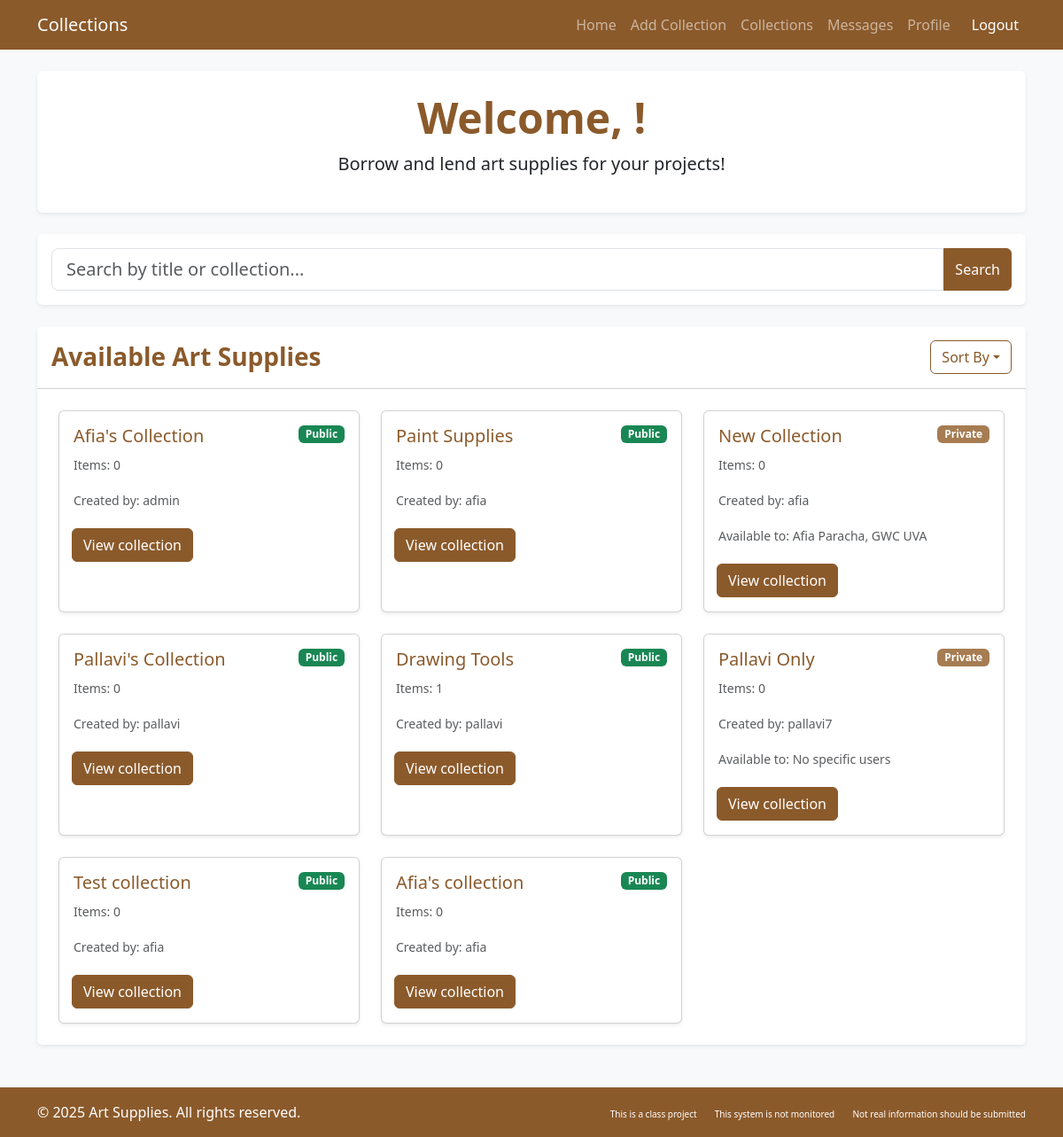
The page /artlibrary/collections/ on the database its author committed.
### artlibrary/models.py (models this page shows, shortened)
class Collection(models.Model):
    title = models.CharField(max_length=255)
    description = models.TextField(blank=True, null=True)
    num_items = models.PositiveIntegerField(default=0)
    is_public = models.BooleanField(default=True)
    users = models.ManyToManyField(CustomUser, blank=True, related_name='collections')
    added_by = models.ForeignKey(CustomUser, on_delete=models.CASCADE, related_name='created_collections', default=2)
    art_supplies = models.ManyToManyField('ArtSupply', blank=True, related_name='collections_in')
    def update_num_items(self):
        self.num_items = self.art_supplies.count()
        self.save()

class CustomUser(AbstractUser):
    profile_pic = models.ImageField(
        storage=S3Boto3Storage(),
        upload_to='profile_pics/',
        null=True,
        blank=True
    )
    date_joined = models.DateTimeField(auto_now_add=True)
    roles = (('patron', 'Patron'), ('librarian', 'Librarian'), ('anonymous', 'Anonymous'))
    user_role = models.CharField(max_length=12, choices=roles, default='patron')
    email = models.EmailField(blank=True, max_length=254, verbose_name='email address')

### artlibrary/views.py (the view)
# urls.py: path('collections/', views.collections, name='collections'),
def collections(request):
    user_role = getattr(request.user, 'user_role', None)
    if user_role == "anonymous_user":
        viewable_collections = Collection.objects.filter(is_public=True)
    else:
        viewable_collections = Collection.objects.all()
    for collection in Collection.objects.all():
        collection.update_num_items()
    query = request.GET.get('query', '')
    print(query)
    if query:
        viewable_collections = viewable_collections.filter(title__icontains=query)
    context = {
        'viewable_collections': viewable_collections,
        'query': query,
    }
    return render(request, 'artlibrary/collections.html', context)

### artlibrary/templates/artlibrary/collections.html (shortened to what this page needs)
{% load django_bootstrap5 %}
<!DOCTYPE html>
<html lang="en">
<head>
    {% bootstrap_css %}
</head>
<body class="bg-light">
    <nav class="navbar navbar-expand-lg navbar-dark bg-brown">
        <div class="container">
            <a class="navbar-brand" href="#">Collections</a>
            <div class="collapse navbar-collapse" id="navbarNav">
                <ul class="navbar-nav ms-auto">
                    <li class="nav-item"><a class="nav-link" href="{% url 'dashboard' %}">Home</a></li>
                    {% if request.user.user_role != "anonymous_user" %}
                    <li class="nav-item"><a class="nav-link" href="{% url 'add_collection' %}">Add Collection</a></li>
                    {% endif %}
                    <li class="nav-item"><a class="nav-link" href="{% url 'collections' %}">Collections</a></li>
                    <li class="nav-item"><a class="nav-link" href="#">Messages</a></li>
                    {% if request.user.user_role != "anonymous_user" %}
                    <li class="nav-item"><a class="nav-link" href="{% url 'profile' %}">Profile</a></li>
                    {% endif %}
                    <li class="nav-item">
                        <a class="nav-link btn btn-danger btn-sm text-white ms-2" href="{% url 'logout' %}">Logout</a>
                    </li>
                </ul>
            </div>
        </div>
    </nav>
    <div class="container main-content py-4">
        <div class="card border-0 shadow-sm mb-4">
            <div class="card-body text-center py-4">
                <h1 class="display-5 fw-bold text-brown">Welcome, {{ request.user.get_full_name|default:request.user.username }}!</h1>
                <p class="lead">Borrow and lend art supplies for your projects!</p>
            </div>
        </div>
<div class="card border-0 shadow-sm mb-4">
    <div class="card-body p-3">
        <form method="get" action="">
            <div class="input-group">
                <input type="text" name="query" class="form-control form-control-lg" placeholder="Search by title or collection..." value="{{ query }}">
                <button type="submit" class="btn btn-brown">Search</button>
            </div>
        </form>
    </div>
</div>
<div class="card border-0 shadow-sm mb-4">
    <div class="card-header bg-white d-flex justify-content-between align-items-center py-3">
        <h3 class="card-title text-brown fw-bold mb-0">
            {% if query %}
            Search Results for "{{ query }}"
            {% else %}
            Available Art Supplies
            {% endif %}
        </h3>
        <div class="dropdown">
            <button class="btn btn-outline-brown dropdown-toggle" type="button" data-bs-toggle="dropdown">Sort By</button>
        </div>
    </div>
    <div class="card-body p-4">
        <div class="row g-4">
            {% for collection in viewable_collections %}
            <div class="col-md-4 col-sm-6">
                <div class="card h-100 shadow-sm">
                    <div class="card-body">
                        <div class="d-flex justify-content-between align-items-start">
                            <h5 class="card-title text-brown">{{ collection.title }}</h5>
                            {% if collection.is_public %}
                            <span class="badge bg-success">Public</span>
                            {% else %}
                            <span class="badge bg-secondary">Private</span>
                            {% endif %}
                        </div>
                        <p class="card-text"><small class="text-muted">Items: {{ collection.num_items }}</small></p>
                        <p class="card-text"><small class="text-muted">Created by: {{ collection.added_by }}</small></p>
                            {% if not collection.is_public %}
                            <p class="card-text"><small class="text-muted">Available to:
                                {% for user in collection.users.all %}
                                    {{ user.get_full_name }}{% if not forloop.last %}, {% endif %}
                                {% empty %}
                                    No specific users
                                {% endfor %}
                            </small></p>
                            {% endif %}
                        <div class="row mt-3 g-2 d-flex flex-wrap">
                            <div class="col-6 g-1">
                                {% if request.user.user_role == "patron" and not collection.is_public and not request.user in collection.users.all %}
                                <a href="{% url 'request_collection' collection.id %}"class="btn btn-warning">Request access</a></button>
                                {% else %}
                                <a href="{% url 'collection_details' collection.id %}" class="btn btn-brown">View collection</a>
                                {% endif %}
                            </div>
                        </div>
                    </div>
                </div>
            </div>
            {% empty %}
            <div class="col-12">
                <div class="alert alert-info">No Collections Available</div>
            </div>
            {% endfor %}
        </div>
    </div>
</div>
</div>
</body>
<footer class="py-3 bg-dark text-white mt-auto bg-brown">
    <div class="container">
        <div class="row">
            <div class="col-md-6">
                <p class="mb-0">&copy; 2025 Art Supplies. All rights reserved.</p>
            </div>
            <div class="col-md-6 text-md-end">
                <a href="#" class="text-white text-decoration-none me-3" style="font-size: 10px;">This is a class project</a>
                <a href="#" class="text-white text-decoration-none me-3" style="font-size: 10px;">This system is not monitored</a>
                <a href="#" class="text-white text-decoration-none" style="font-size: 10px;">Not real information should be submitted</a>
            </div>
        </div>
    </div>
</footer>
</body>
</html>

### artlibrary/templates/artlibrary/collections.html (style rules this page uses)
:root { --bs-primary: #8B5A2B; --bs-primary-rgb: 139, 90, 43; --bs-secondary: #A67C52; --bs-secondary-rgb: 166, 124, 82; --bs-dark: #5D4037; }
body { min-height: 100vh; display: flex; flex-direction: column; }
.main-content { flex: 1; }
.bg-brown { background-color: #8B5A2B !important; }
.text-brown { color: #8B5A2B !important; }
.btn-brown { background-color: #8B5A2B; border-color: #8B5A2B; color: white; }
.btn-outline-brown { border-color: #8B5A2B; color: #8B5A2B; }

### rows shown on the page
Collection: title "Afia's Collection", is_public "Public", num_items "0", added_by "admin"
Collection: title "Paint Supplies", is_public "Public", num_items "0", added_by "afia"
Collection: title "New Collection", is_public "Private", num_items "0", added_by "afia"
CustomUser: get_full_name "Afia Paracha"
CustomUser: get_full_name "GWC UVA"
Collection: title "Pallavi's Collection", is_public "Public", num_items "0", added_by "pallavi"
Collection: title "Drawing Tools", is_public "Public", num_items "1", added_by "pallavi"
Collection: title "Pallavi Only", is_public "Private", num_items "0", added_by "pallavi7", shows "Available to:"
Collection: title "Test collection", is_public "Public", num_items "0", added_by "afia"
Collection: title "Afia's collection", is_public "Public", num_items "0", added_by "afia"
